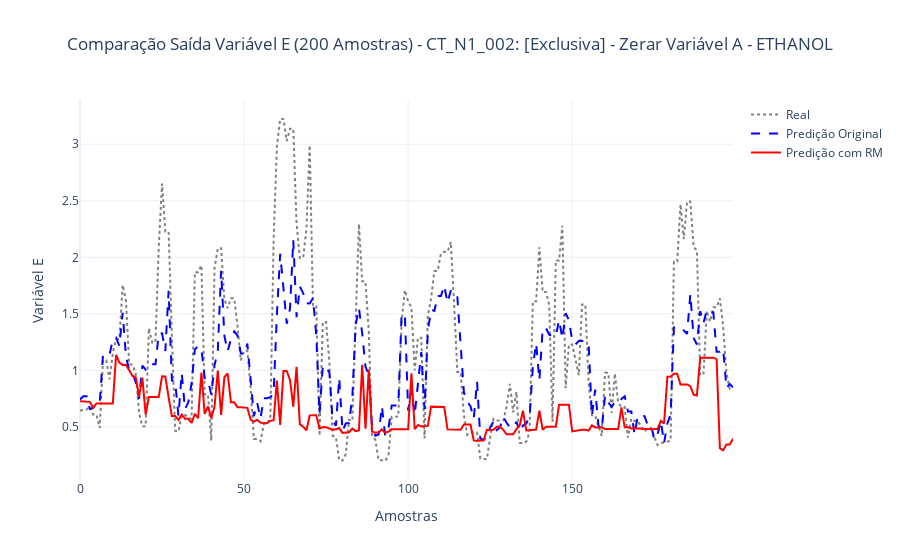
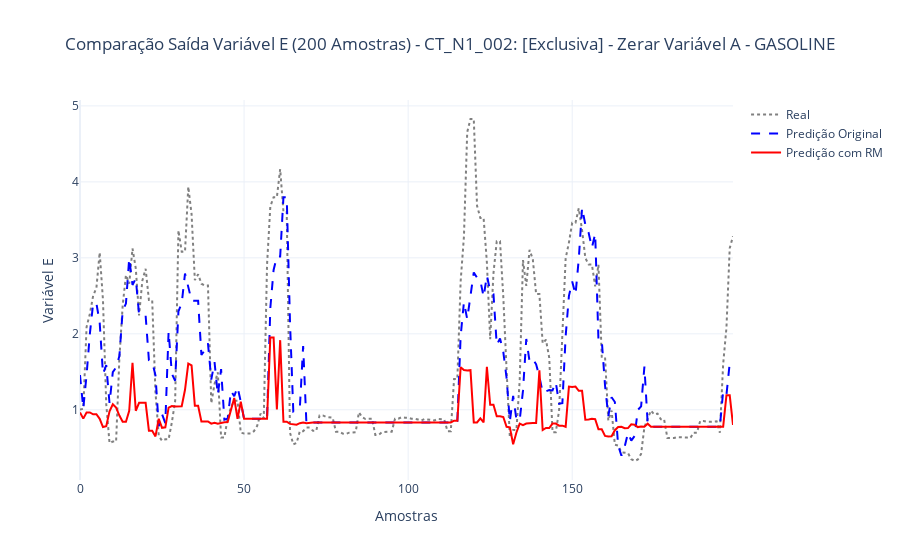
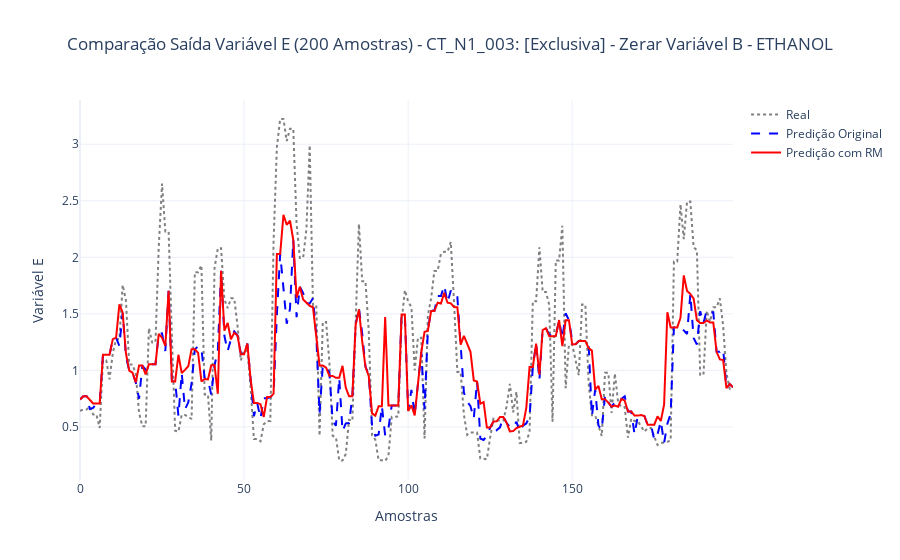
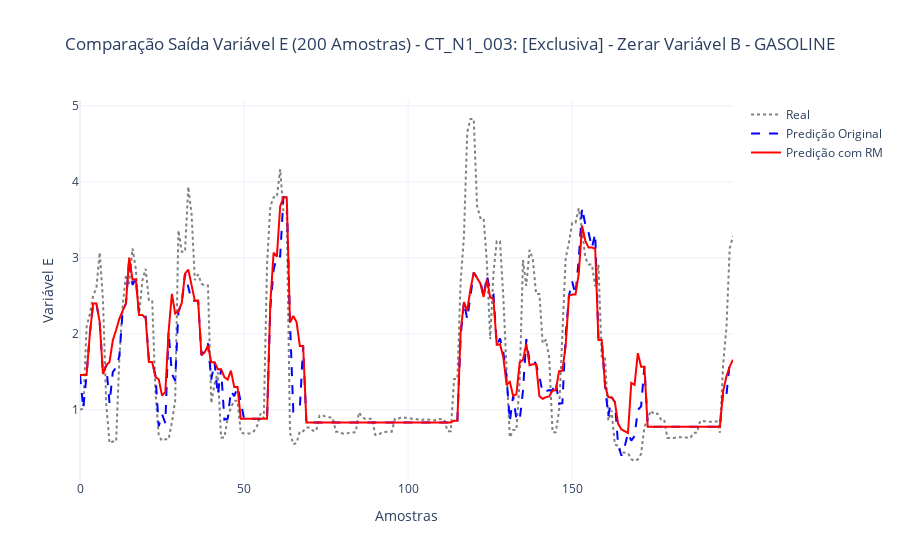

Notebook cell for these charts, in order:
### Code cell
# ==============================================================================
# NOTEBOOK DE TESTES METAMÓRFICOS - NÍVEL 1: ANÁLISE DE SENSIBILIDADE
# ==============================================================================
# Objetivo: Avaliar a estabilidade e a sensibilidade do sistema a perturbações,
# ausências e valores extremos nos dados de entrada.
# ------------------------------------------------------------------------------

# 📦 Imports
import pandas as pd
import numpy as np
import joblib
import plotly.graph_objects as go
from sklearn.metrics import mean_squared_error
from pathlib import Path
from IPython.display import display

# ------------------------------------------------------------------------------
# 📁 ETAPA 1: SETUP DO AMBIENTE DE TESTE
# ------------------------------------------------------------------------------

# Carregar dados de referência
try:
    ethanol_path = Path(r"C:/Users/Paulo Eduardo/Documents/Dissertação/ModelosML/Conect2ai/MDPI2023-pollution/data/[Etanol] Trajeto Casa-Escola-UFRN/trackLog-2023-Feb-13_06-38-49_seg.csv")
    gasoline_path = Path(r"C:/Users/Paulo Eduardo/Documents/Dissertação/ModelosML/Conect2ai/MDPI2023-pollution/data/[Gasolina] Trajeto Casa-Escola-UFRN/trackLog-2022-Dec-01_06-43-57_qui.csv")
    df_ethanol = pd.read_csv(ethanol_path)
    df_gasoline = pd.read_csv(gasoline_path)
    print("Arquivos de dados carregados com sucesso.")
except FileNotFoundError as e:
    print(f"ERRO: Arquivos de dados não encontrados. {e}")
    raise

# Função para preparar os dados
def preparar_dados(df):
    df_copy = df.copy()
    df_copy.columns = df_copy.columns.str.strip()
    col_map = {'Speed (OBD)(km/h)': 'Speed(OBD)(km/h)', 'Latitude ': 'Latitude', 'Longitude ': 'Longitude'}
    df_copy.rename(columns={k: v for k, v in col_map.items() if k in df_copy.columns}, inplace=True)
    if "Speed(OBD)(km/h)" in df_copy.columns:
        speeds = df_copy["Speed(OBD)(km/h)"].fillna(0).values * 1000 / 3600
        df_copy["Acceleration"] = np.diff(speeds, prepend=speeds[0])
    return df_copy

df_ethanol = preparar_dados(df_ethanol)
df_gasoline = preparar_dados(df_gasoline)

# Carregar os modelos
try:
    modelos = {
        "ethanol": {
            "afr": joblib.load(Path(r"C:/Users/Paulo Eduardo/Documents/Dissertação/ModelosML/Conect2ai/MDPI2023-pollution/models/LGBMRegressor_ethanol_afr.pkl")),
            "maf": joblib.load(Path(r"C:/Users/Paulo Eduardo/Documents/Dissertação/ModelosML/Conect2ai/MDPI2023-pollution/models/XGBRegressor_ethanol_maf.pkl"))
        },
        "gasoline": {
            "afr": joblib.load(Path(r"C:/Users/Paulo Eduardo/Documents/Dissertação/ModelosML/Conect2ai/MDPI2023-pollution/models/LGBMRegressor_gasoline_afr.pkl")),
            "maf": joblib.load(Path(r"C:/Users/Paulo Eduardo/Documents/Dissertação/ModelosML/Conect2ai/MDPI2023-pollution/models/XGBRegressor_gasoline_maf.pkl"))
        }
    }
    print("Modelos de IA carregados com sucesso.")
except FileNotFoundError as e:
    print(f"ERRO: Arquivos de modelo não encontrados. {e}")
    raise

# ------------------------------------------------------------------------------
# 🔧 ETAPA 2: DEFINIÇÃO DAS FUNÇÕES DE SUPORTE
# ------------------------------------------------------------------------------

def compute_co2(afr, maf, fuel_type):
    afr = np.array(afr)
    maf = np.array(maf)
    carbon_fraction = {"ethanol": 0.5217, "gasoline": 0.8571}
    c_fraction = carbon_fraction.get(fuel_type)
    fuel_rate = np.divide(maf, afr, out=np.zeros_like(maf, dtype=float), where=afr!=0)
    return fuel_rate * c_fraction * (44.0 / 12.0)

def encontrar_coluna(df, alternativas):
    df.columns = df.columns.str.strip()
    for alt in alternativas:
        if alt in df.columns:
            return df[alt]
    return None

def executar_teste_plotly(df_original, df_modificado, modelo_afr, modelo_maf, fuel, nome_mr):
    features = ["Latitude", "Longitude", "Speed(OBD)(km/h)", "Acceleration"]

    for feature in features:
        if feature not in df_original.columns: df_original[feature] = 0
        if feature not in df_modificado.columns: df_modificado[feature] = 0

    # --- CORREÇÃO PARA A CURVA "REAL" ---
    afr_real_col = encontrar_coluna(df_original, ["AirFuelRatio(Commanded)(:1)", "Air Fuel Ratio(Commanded)(:1)"])
    maf_real_col = encontrar_coluna(df_original, ["MassAirFlowRate(g/s)", "Mass Air Flow Rate(g/s)"])
    co2_real = compute_co2(afr_real_col.values, maf_real_col.values, fuel) if afr_real_col is not None and maf_real_col is not None else None
    
    afr_orig = modelo_afr.predict(df_original[features])
    maf_orig = modelo_maf.predict(df_original[features])
    co2_orig = compute_co2(afr_orig, maf_orig, fuel)

    afr_mod = modelo_afr.predict(df_modificado[features])
    maf_mod = modelo_maf.predict(df_modificado[features])
    co2_mod = compute_co2(afr_mod, maf_mod, fuel)
    
    diff = np.abs(co2_orig - co2_mod)
    media, maxima, rmse, std = diff.mean(), diff.max(), mean_squared_error(co2_orig, co2_mod, squared=False), diff.std()

    print(f"\n{'='*80}\n🔁 {nome_mr} ({fuel.upper()})\n{'-'*80}")
    print(f"Diferença Média: {media:.4f} | Diferença Máxima: {maxima:.4f} | RMSE: {rmse:.4f} | Desvio Padrão (Std): {std:.4f}")
    
    tabela = pd.concat([
        df_original[features].iloc[:10].add_suffix("_Orig"),
        pd.DataFrame({" ": ["→"] * 10}),
        df_modificado[features].iloc[:10].add_suffix("_Mod"),
        pd.DataFrame({" ": [" "] * 10}),
        pd.DataFrame({
            "CO₂_Real": co2_real[:10] if co2_real is not None else "N/A",
            "CO₂_Pred_Orig": co2_orig[:10],
            "CO₂_Pred_Mod": co2_mod[:10]
        })
    ], axis=1).fillna("N/A")
    display(tabela.style.set_caption(f"Comparação dos dados - {nome_mr} ({fuel.upper()})"))

    fig = go.Figure()
    if co2_real is not None:
        fig.add_trace(go.Scatter(y=co2_real[:200], mode='lines', name='Real', line=dict(dash='dot', color='gray')))
    fig.add_trace(go.Scatter(y=co2_orig[:200], mode='lines', name='Predição Original', line=dict(dash='dash', color='blue')))
    fig.add_trace(go.Scatter(y=co2_mod[:200], mode='lines', name='Predição com RM', line=dict(color='red')))
    fig.update_layout(
        title=dict(text=f"Comparação Saída Variável E (200 Amostras) - {nome_mr} - {fuel.upper()}", x=0.5),
        xaxis_title="Amostras", yaxis_title="Variável E", template="plotly_white"
    )
    fig.show()

# ------------------------------------------------------------------------------
# 🔁 ETAPA 3: DEFINIÇÃO DOS CASOS DE TESTE METAMÓRFICOS - NÍVEL 1
# ------------------------------------------------------------------------------

testes_metamorficos_n1 = {
    "CT_N1_002: [Exclusiva] - Zerar Variável A": lambda df: df.copy().assign(**{'Speed(OBD)(km/h)': 0.0}),
    "CT_N1_003: [Exclusiva] - Zerar Variável B": lambda df: df.copy().assign(Acceleration=0.0),
    "CT_N1_004: [Exclusiva] - Zerar Variável C": lambda df: df.copy().assign(Latitude=0.0),
    "CT_N1_005: [Exclusiva] - Zerar Variável D": lambda df: df.copy().assign(Longitude=0.0),
    "CT_N1_006: [Sustentável] - Adicionar Ruído na Velocidade": lambda df: df.copy().assign(**{'Speed(OBD)(km/h)': df['Speed(OBD)(km/h)'] + np.random.normal(0, 0.1, size=len(df))}),
}

# ------------------------------------------------------------------------------
# 🧲 ETAPA 4: EXECUÇÃO DOS TESTES DE NÍVEL 1
# ------------------------------------------------------------------------------

print("="*80)
print("INICIANDO EXECUÇÃO DOS TESTES DE NÍVEL 1")
print("="*80)

for nome_mr, transformacao in testes_metamorficos_n1.items():
    for combustivel, df_original in [("ethanol", df_ethanol), ("gasoline", df_gasoline)]:
        df_modificado = transformacao(df_original.copy())
        executar_teste_plotly(
            df_original=df_original,
            df_modificado=df_modificado,
            modelo_afr=modelos[combustivel]["afr"],
            modelo_maf=modelos[combustivel]["maf"],
            fuel=combustivel,
            nome_mr=nome_mr
        )

### Figure 1 — Plotly figure (JSON) as saved in the notebook; plotly's stock layout.template omitted (floating-point values rounded to 4 significant figures; data arrays with more than 128 entries replaced by an {"elided": "..."} marker saying what was removed)
{"data": [{"line": {"color": "gray", "dash": "dot"}, "mode": "lines", "name": "Real", "type": "scatter", "y": {"elided": "200 float values"}}, {"line": {"color": "blue", "dash": "dash"}, "mode": "lines", "name": "Predição Original", "type": "scatter", "y": {"elided": "200 float values"}}, {"line": {"color": "red"}, "mode": "lines", "name": "Predição com RM", "type": "scatter", "y": {"elided": "200 float values"}}], "layout": {"title": {"text": "Comparação Saída Variável E (200 Amostras) - CT_N1_002: [Exclusiva] - Zerar Variável A - ETHANOL", "x": 0.5}, "xaxis": {"title": {"text": "Amostras"}}, "yaxis": {"title": {"text": "Variável E"}}}}

### Figure 2 — Plotly figure (JSON) as saved in the notebook; plotly's stock layout.template omitted (floating-point values rounded to 4 significant figures; data arrays with more than 128 entries replaced by an {"elided": "..."} marker saying what was removed)
{"data": [{"line": {"color": "gray", "dash": "dot"}, "mode": "lines", "name": "Real", "type": "scatter", "y": {"elided": "200 float values"}}, {"line": {"color": "blue", "dash": "dash"}, "mode": "lines", "name": "Predição Original", "type": "scatter", "y": {"elided": "200 float values"}}, {"line": {"color": "red"}, "mode": "lines", "name": "Predição com RM", "type": "scatter", "y": {"elided": "200 float values"}}], "layout": {"title": {"text": "Comparação Saída Variável E (200 Amostras) - CT_N1_002: [Exclusiva] - Zerar Variável A - GASOLINE", "x": 0.5}, "xaxis": {"title": {"text": "Amostras"}}, "yaxis": {"title": {"text": "Variável E"}}}}

### Figure 3 — Plotly figure (JSON) as saved in the notebook; plotly's stock layout.template omitted (floating-point values rounded to 4 significant figures; data arrays with more than 128 entries replaced by an {"elided": "..."} marker saying what was removed)
{"data": [{"line": {"color": "gray", "dash": "dot"}, "mode": "lines", "name": "Real", "type": "scatter", "y": {"elided": "200 float values"}}, {"line": {"color": "blue", "dash": "dash"}, "mode": "lines", "name": "Predição Original", "type": "scatter", "y": {"elided": "200 float values"}}, {"line": {"color": "red"}, "mode": "lines", "name": "Predição com RM", "type": "scatter", "y": {"elided": "200 float values"}}], "layout": {"title": {"text": "Comparação Saída Variável E (200 Amostras) - CT_N1_003: [Exclusiva] - Zerar Variável B - ETHANOL", "x": 0.5}, "xaxis": {"title": {"text": "Amostras"}}, "yaxis": {"title": {"text": "Variável E"}}}}

### Figure 4 — Plotly figure (JSON) as saved in the notebook; plotly's stock layout.template omitted (floating-point values rounded to 4 significant figures; data arrays with more than 128 entries replaced by an {"elided": "..."} marker saying what was removed)
{"data": [{"line": {"color": "gray", "dash": "dot"}, "mode": "lines", "name": "Real", "type": "scatter", "y": {"elided": "200 float values"}}, {"line": {"color": "blue", "dash": "dash"}, "mode": "lines", "name": "Predição Original", "type": "scatter", "y": {"elided": "200 float values"}}, {"line": {"color": "red"}, "mode": "lines", "name": "Predição com RM", "type": "scatter", "y": {"elided": "200 float values"}}], "layout": {"title": {"text": "Comparação Saída Variável E (200 Amostras) - CT_N1_003: [Exclusiva] - Zerar Variável B - GASOLINE", "x": 0.5}, "xaxis": {"title": {"text": "Amostras"}}, "yaxis": {"title": {"text": "Variável E"}}}}
